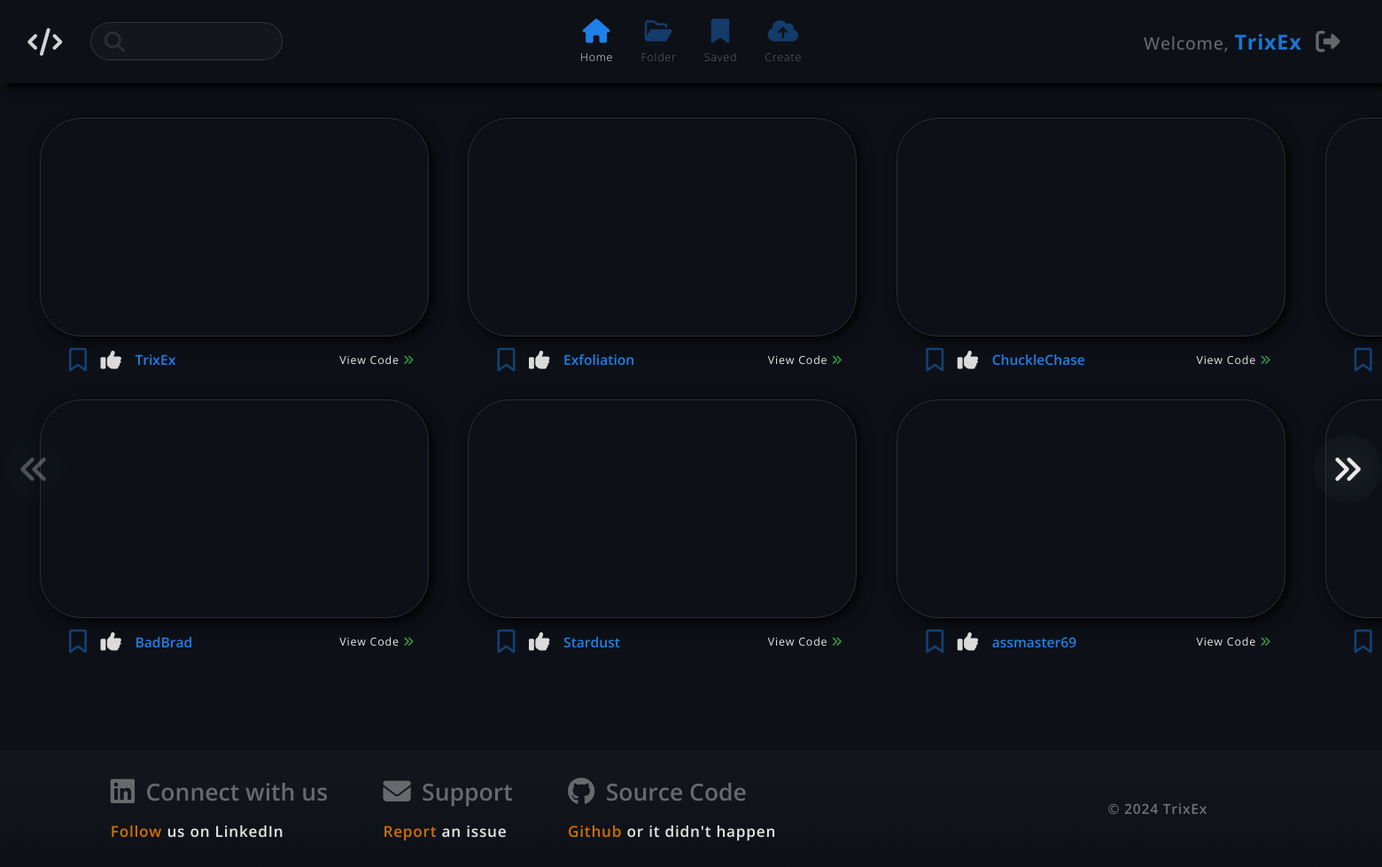
The app's page /TrixEx.com/home (signed in) with its own data.
### app/models.py (models this page shows)
class User(models.Model):
    email = models.EmailField()
    username = models.CharField(max_length=12)
    password = models.TextField()
    motto = models.TextField(default = 'Hi, welcome to my projects folder..')
    is_demo = models.BooleanField(default=False)
    is_admin = models.BooleanField(default=False)
    is_authorized = models.BooleanField(default=False)
    created_at = models.DateTimeField(auto_now_add=True)
    updated_at = models.DateTimeField(auto_now=True)
    following = models.ManyToManyField('self', symmetrical=False, related_name='followers')
    objects = UserManager()

class Project(models.Model):
    owner = models.ForeignKey(User, related_name="projects", on_delete=models.CASCADE)
    title = models.CharField(max_length=26)
    html = models.TextField()
    css = models.TextField()
    js = models.TextField()
    is_public = models.BooleanField()
    is_example = models.BooleanField(default=False)
    is_landing = models.BooleanField(default=False)
    scale = models.FloatField()
    margin_top = models.FloatField()
    margin_left = models.FloatField()
    views = models.IntegerField(default = 0)
    created_at = models.DateTimeField(auto_now_add=True)
    updated_at = models.DateTimeField(auto_now=True)
    bookmarked_users = models.ManyToManyField(User, related_name="bookmarked_projects")
    liked_users = models.ManyToManyField(User, related_name="liked_projects")

### app/views.py (the view)
# urls.py: 2. Add a URL to urlpatterns:  path('', views.home, name='home')
def home(request):
    if 'userId' not in request.session:
        return redirect('/TrixEx.com')
    user = User.objects.get(id=request.session['userId'])
    projects = Project.objects.filter(is_public=1).order_by('-created_at')
    bookmarked_projectIds_set = set()
    bookmarked_projects = user.bookmarked_projects.all()
    for project in bookmarked_projects:
        bookmarked_projectIds_set.add(project.id)
    liked_projectIds_set = set()
    liked_projects = user.liked_projects.all()
    for project in liked_projects:
        liked_projectIds_set.add(project.id)
    context = {
        'user' : user,
        'projects' : projects,
        'bookmarked_projectIds_set' : bookmarked_projectIds_set,
        'liked_projectIds_set' : liked_projectIds_set,
    }
    return render(request, 'home.html', context)

### app/templates/home.html (shortened to what this page needs)
<!DOCTYPE html>
<html lang="en">
<head>
    {% load static %}
    <link rel="stylesheet" href="https://use.fontawesome.com/releases/v6.2.1/css/all.css">
    <link rel="stylesheet" href="{% static 'css/global.css' %}">
    <link rel="stylesheet" href="{% static 'css/home.css' %}">
        <link rel="stylesheet" href="../static/css/global.css">
        <link rel="stylesheet" href="../static/css/home.css">
</head>
<body onload="getProjects();">
    <div class="nav">
        <a href="/TrixEx.com/home" class="logo">
            <i class="fa-solid fa-code"></i>
        </a>
        <form action="/TrixEx.com/search" method="POST">
            <input type="search" name="searchKey">
            <button type="submit">
                <i class="fa-solid fa-magnifying-glass"></i>
            </button>
        </form>
        <div class="icons">
            <a href="/TrixEx.com/home" class="icon">
                <i class="fa-solid fa-house selected"></i>
                <p class="selected">Home</p>
            </a>
            <a href="/TrixEx.com/folder{{user.id}}/{{user.username}}" class="icon folder-icon">
                <i class="fa-regular fa-folder-open"></i>
                <p>Folder</p>
            </a>
            <a href="/TrixEx.com/bookmarks" class="icon">
                <i class="fa-solid fa-bookmark"></i>
                <p>Saved</p>
            </a>
            <a href="/TrixEx.com/create" class="icon create-icon">
                <i class="fa-solid fa-cloud-arrow-up"></i>
                <p>Create</p>
            </a>
        </div>
        <div class="username">
            <p class="welcome"><span class="dark">Welcome,</span> <a href="/TrixEx.com/folder{{user.id}}/{{user.username}}" class="blue">{{user.username}}</a></p>
            <a href="/TrixEx.com/logout" class="icon logout-icon">
                <i class="fa-solid fa-right-from-bracket"></i>
            </a>
        </div>
    </div>
    <div class="projects carousel">
        {% for project in projects %}
        <div class="project item">
            <iframe data-project-id="{{project.id}}"></iframe>
            <div class="icon-bar vCenter">
                {% if project.id not in bookmarked_projectIds_set %}
                <i class="fa-regular fa-bookmark" data-bookmark-projectId="{{project.id}}" data-is-bookmarked="0"
                    onclick="toggleBookmark({{project.id}})"></i>
                {% endif %}
                {% if project.id in liked_projectIds_set %}
                <i class="fa-solid fa-thumbs-up" data-like-projectId="{{project.id}}" data-is-liked="1"
                    onclick="toggleLike({{project.id}})"></i>
                {% endif %}
                <a class="blue" href="/TrixEx.com/folder{{project.owner.id}}/{{project.owner.username}}">{{project.owner.username}}</a>
                <a href="/TrixEx.com/view/{{project.id}}" class="link">View Code <i class="fa-solid fa-angles-right green"></i></a>
            </div>
        </div>
        {% endfor %}
    </div>
    <button class="carousel-left-button" onclick="moveCarouselLeft()" disabled>
        <i class="fa-solid fa-angles-left "></i>
    </button>
    <button class="carousel-right-button" onclick="moveCarouselRight()">
        <i class="fa-solid fa-angles-right "></i>
    </button>
    <div class="foot vCenter">
        <div>
            <div class="flex vCenter group">
                <i class="fa-brands fa-linkedin"></i>
                <p>Connect with us</p>
            </div>
            <p class="link"><a class="orange" href="https://www.linkedin.com/company/trixex/" target="_blank">Follow</a> us on LinkedIn</p>
        </div>
        <div>
            <div class="flex vCenter group">
                <i class="fa-solid fa-envelope"></i>
                <p>Support</p>
            </div>
            <p class="link"><a class="orange" href="/TrixEx.com/support" target="_blank">Report</a> an issue</p>
        </div>
        <div>
            <div class="flex vCenter group">
                <i class="fa-brands fa-github"></i>
                <p>Source Code</p>
            </div>
            <p class="link"><a class="orange" href="https://github.com/woox99/TrixEx-2.0" target="_blank">Github</a> or it didn't happen</p>
        </div>
        <p class="copyright">© 2024 TrixEx</p>
    </div>
</body>
</html>

### app/static/css/global.css (style rules this page uses)
* { padding: 0; margin: 0; }
html { font-size: 1vw; }
body { position: relative; top: 0; left: 0; min-height: 100vh; background-color: #0d1117; font-family: 'Open Sans', sans-serif; font-weight: 400; overflow-x: hidden; letter-spacing: 0.05vw; }
p { color: #ffffff; opacity: 90%; }
a { color: #ffffff; opacity: 90%; text-decoration: none; }
i { color: #ffffff; opacity: 90%; }
button { font-family: 'Open Sans', sans-serif; font-weight: 400; letter-spacing: 0.05vw; }
.dark { opacity: 0.4; }
.green { color: #3fb950; }
.blue { color: #218bff; }
.orange { color: #ff8600; }
.flex { display: flex; }
.vCenter { display: flex; align-items: center; }
.nav { position: fixed; top: 0; left: 0; z-index: 1; display: flex; align-items: center; width: 100vw; height: 6vw; box-shadow: 5px 5px 10px black; background-color: #0d1117; }
.nav .logo { font-size: 2rem; margin-left: 2vw; }
.nav form { position: relative; display: flex; align-items: center; margin-left: 2vw; }
.nav input { height: 2.75vw; font-family: 'Open Sans', sans-serif; font-weight: 500; letter-spacing: 0.025vw; outline: none; background-color: #ffffff07; border: 1px solid #ffffff20; border-radius: 10vw; color: #ffffff; padding-left: 3vw; padding-right: 1vw; }
.nav button { position: absolute; left: 1vw; background-color: transparent; font-size: 1.5rem; outline: none; border: none; }
.nav button i { color: #ffffff; opacity: 0.1; }
.nav .icons { position: absolute; top: 50%; left: 50%; transform: translate(-50%, -50%); display: flex; gap: 2vw; font-weight: 300; }
.nav .icon { display: flex; flex-direction: column; align-items: center; justify-content: center; }
.nav .icon i { font-size: 1.75rem; margin-bottom: 0.5vw; color: #218bff; opacity: 0.4; }
.nav .selected { opacity: 1.0 !important; }
.nav .icon p { font-size: 0.8rem; opacity: 0.4; }
.nav .username { position: absolute; display: flex; align-items: center; right: 2vw; display: flex; }
.nav .welcome { margin-right: 1vw; font-size: 1.25rem; font-weight: 500; }
.nav .welcome a { font-size: 1.5rem; font-weight: 700; }
.nav .username i { color: #ffffff; opacity: 0.4; }
.nav .fa-right-from-bracket { margin-top: 0.5vw; margin-right: 1vw; }
.foot { width: 100vw; height: 8.5vw; font-weight: 600; background-image: linear-gradient(#ffffff07, #0d1117); gap: 4vw; padding-left: 8vw; }
.foot .group { font-size: 1.7rem; letter-spacing: 0; opacity: 0.4; margin-bottom: 1vw; }
.foot .group i { font-size: 2rem; margin-right: 0.8vw; }
.foot .link { font-size: 1.1rem; }
.foot .copyright { opacity: 0.4; margin-left: 20vw; }

### app/static/css/home.css (style rules this page uses)
body { padding-bottom: 5vw; }
.foot { position: absolute; bottom: 0; left: 0; }
.projects { display: flex; flex-direction: column; flex-wrap: wrap; height: 43vw; width: 100vw; margin-top: 6.5vw; transition: margin-left 0.5s ease; }
.project { box-sizing: border-box; text-align: end; width: 31vw; margin-top: 2vw; }
iframe { width: 28vw; height: 15.75vw; border: 1px solid #ffffff20; box-shadow: 0.25vw 0.25vw 1vw; border-radius: 3vw; }
.project .icon-bar { position: relative; font-weight: 600; margin-top: 0.5vw; padding-left: 5vw; font-size: 1rem; letter-spacing: 0; }
.projects i { margin-right: 1vw; cursor: pointer; }
.projects .fa-bookmark { font-size: 1.7rem; color: #218bff; opacity: 0.4; }
.projects .fa-thumbs-up { font-size: 1.5rem; color: #ffffff; opacity: 0.85; }
.projects .link { position: absolute; right: 0; font-size: 0.8rem; font-weight: 400; letter-spacing: 0.05vw; }
.carousel-left-button, .carousel-right-button { position: fixed; top: 50%; width: 5vw; height: 5vw; background-color: transparent; background-image: radial-gradient(#ffffff10, #0d111750); border-radius: 50%; outline: none; border: none; font-size: 2.25rem; }
.carousel-left-button { left: 0; opacity: 0.3; }
.carousel-right-button { right: 0; }

### records on screen
User: username "TrixEx"
Project: owner.username "TrixEx"
Project: owner.username "BadBrad"
Project: owner.username "Exfoliation"
Project: owner.username "Stardust"
Project: owner.username "ChuckleChase"
Project: owner.username "assmaster69"
